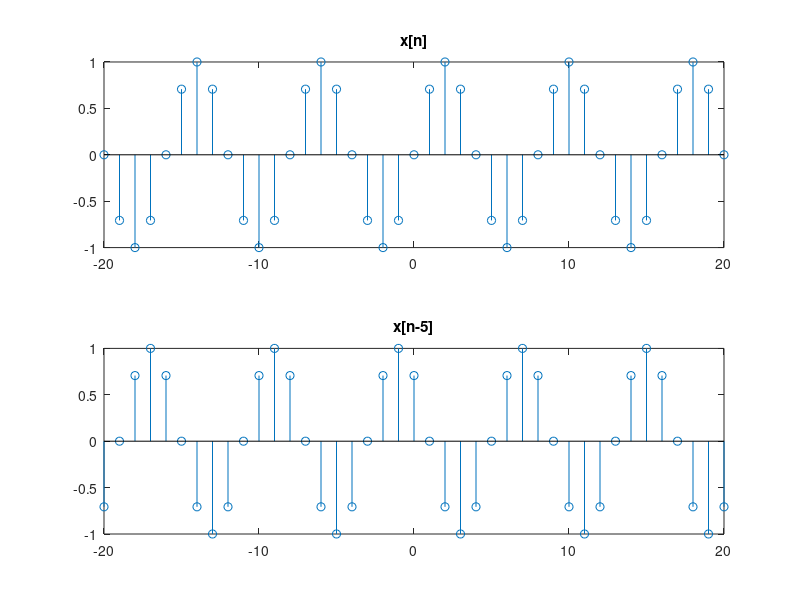

Reproduce this figure in MATLAB.
rng(1611);
%% PROBLEM 1:

n = - 20: 1: 20;
x = sin(n.*(pi/4));
figure(1)
x1=sin((n-5).*(pi/4));
subplot(2,1,1);
stem(n,x);
title('x[n]');
subplot(2,1,2);
stem(n,x1);
title('x[n-5]');


